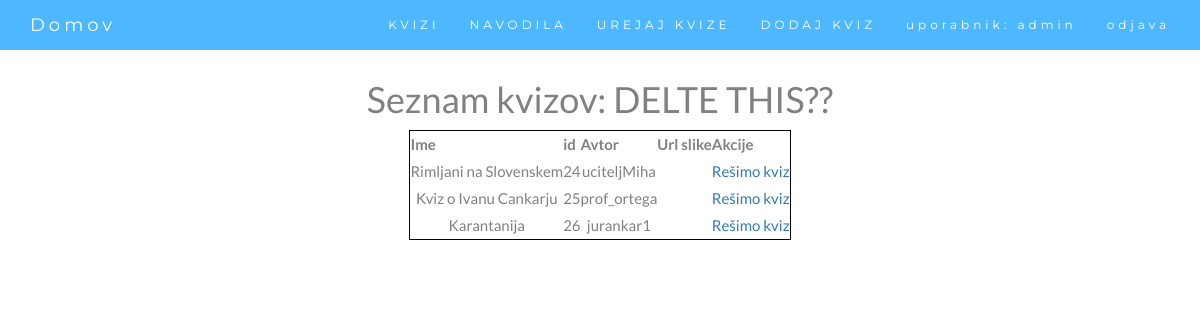
The page /list_quizes (signed in) on the database its author committed.
### webapp/models.py (models this page shows)
class dbQuiz(models.Model):
    id = models.BigAutoField(primary_key=True)
    name = models.CharField(max_length=200, default="Kviz 1")
    author = models.CharField(max_length=200)
    password = models.CharField(max_length=200, default="hec") # geslo za kviz (da ni vsak kviz dostopen vsakomur)   --> Can we remove this?
    datoteka = models.FileField(upload_to='media/')
    created_at = models.DateTimeField(auto_now_add=True)
    updated_at = models.DateTimeField(auto_now=True)

### webapp/views.py (the view)
# urls.py: path('list_quizes', views.list_quizes, name='list_quizes'),
def list_quizes(request):
    kvizi = dbQuiz.objects.all()
    return render(request, "quiz_list.html", {'kvizi': kvizi})

### templates/quiz_list.html (shortened to what this page needs)
{% extends "skeleton.html" %}
{% block content %}
    <h1>Seznam kvizov: DELTE THIS??</h1>
    <table style="border: 1px solid black;">
        <tr>
            <th>Ime</th>
            <th>id</th>
            <th>Avtor</th>
            <th>Url slike</th>
            <th>Akcije</th>
        </tr>
        {% for i in kvizi %}
            <tr>
                <td>{{i.name}}</td>
                <td>{{i.id}}</td>
                <td>{{i.author}}</td>
                <td>{{i.pictureUrl}}</td>
                <td>
                    <a href="select_username/{{i.id}}">Rešimo kviz</a>
                </td>
            </tr>
        {%endfor%}
    </table>
{% endblock content %}

### templates/skeleton.html (shortened to what this page needs)
{% load static %}
<!DOCTYPE html>
<html lang="en">
    <head>
      <link rel="stylesheet" href="https://maxcdn.bootstrapcdn.com/bootstrap/3.4.1/css/bootstrap.min.css">
      <link rel="stylesheet" href="http://cdn.leafletjs.com/leaflet-0.7/leaflet.css" />
      <link rel="stylesheet" href="{% static 'webapp/style.css' %}">
    </head>
    <body id="myPage" data-spy="scroll" data-target=".navbar" data-offset="60">
        <div style="text-align:center">
              <nav class="navbar navbar-default navbar-fixed-top">
                <div class="container">
                  <div class="navbar-header">
                    <a class="navbar-brand" href="/homePage">Domov</a>
                  </div>
                  <div class="collapse navbar-collapse" id="myNavbar">
                    <ul class="nav navbar-nav navbar-right">
                      <li><a href="/homePage#kvizi">KVIZI</a></li>
                      <li><a href="/navodila">NAVODILA</a></li>
                      {% if not request.user.is_anonymous %}
                          <li><a href="/homePage#uredi">UREJAJ KVIZE</a></li>
                          <li><a href="/homePage#dodaj">DODAJ KVIZ</a></li>
                      {% endif %}
                      {% if not request.user.is_anonymous %}
                          <li><a>uporabnik: {{request.user}}</a></li>
                          <li><a href="/logout/">odjava</a></li>
                      {% else %}
                          <li><a href="/login/">prijava</a></li>
                      {% endif %}
                    </ul>
                  </div>
                </div>
              </nav>
            <div style="margin-top:80px">
                {% block content %} {% endblock content %}
            </div>
        </div>
    </body>
</html>

### webapp/static/webapp/style.css (style rules this page uses)
body { font: 400 15px Lato, sans-serif; line-height: 1.8; color: #818181; }
.navbar { margin-bottom: 0; background-color: #4db8ff; z-index: 9999; border: 0; font-size: 12px !important; line-height: 1.42857143 !important; letter-spacing: 4px; border-radius: 0; font-family: Montserrat, sans-serif; }
.navbar li a, .navbar .navbar-brand { color: #fff !important; }
table { margin-left: auto; margin-right: auto; }

### rows shown on the page
dbQuiz: name "Rimljani na Slovenskem", id "24", author "uciteljMiha"
dbQuiz: name "Kviz o Ivanu Cankarju", id "25", author "prof_ortega"
dbQuiz: name "Karantanija", id "26", author "jurankar1"

### other values the page prints
{{ request.user }} "admin"
